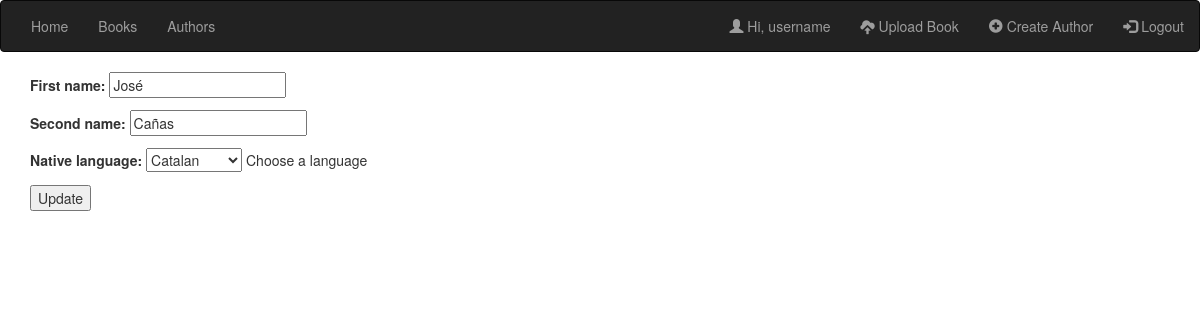
The page /author/update/1 (signed in) on the database its author committed.
### catalog/models.py (models this page shows, shortened)
class Author(models.Model):
    first_name = models.CharField(max_length=32)
    second_name = models.CharField(max_length=32)
    native_language = models.ForeignKey(Language, on_delete=models.SET_NULL, null=True,
                                           help_text="Choose a language")
    user = models.ForeignKey(User, default=1, on_delete=models.CASCADE)

### catalog/views.py (the view)
# urls.py: path('author/update/<int:pk>', views.AuthorUpdate.as_view(), name='author_update'),
class AuthorUpdate(LoginRequiredMixin,CheckIsOwnerMixin,generic.UpdateView):
    template_name = 'changes/UpdateAuthor.html'
    model = Author
    fields = ['first_name','second_name','native_language']

### catalog/models.py (called while the page is built)
    def __str__(self):
        return self.language

### catalog/views.py (called while the page is built)
    def get_object(self, *args, **kwargs):
        obj = super(CheckIsOwnerMixin, self).get_object(*args, **kwargs)
        if not obj.user == self.request.user:
            raise PermissionDenied
        return obj

### templates/changes/UpdateAuthor.html (shortened to what this page needs)
{% extends 'generic.html' %}
{% block content %}
<div class="container">
        <div class="list-group">
            {% if user == author.user %}
                <form method="post" enctype="multipart/form-data">{% csrf_token %}
                {{ form.as_p }}
                <input type="submit" value="Update">
                </form>
            {% else %}
                <h1>You don't have edit permissions</h1>
            {% endif %}
          </div>
    </div>
{% endblock %}

### templates/generic.html (shortened to what this page needs)
<!DOCTYPE html>
<html lang="en">
<head>
    <link rel="stylesheet" href="https://maxcdn.bootstrapcdn.com/bootstrap/3.4.0/css/bootstrap.min.css">
    {% load static %}
</head>
<body>
        <nav class="navbar navbar-inverse">
            <div class="container-fluid">
                <ul class="nav navbar-nav">
                    <li><a href="{% url 'index' %}">Home</a></li>
                    <li><a href="{% url 'all_books' %}">Books</a></li>
                    <li><a href="{% url 'author' %}">Authors</a></li>
                </ul>
                <ul class="nav navbar-nav navbar-right">
                    {% if user.is_authenticated %}
                        <li><a href="#"><span class="glyphicon glyphicon-user"></span> Hi, {{ user.username }}</a></li>
                        <li><a href="{% url 'book_create' %}"><span class="glyphicon glyphicon-cloud-upload"></span> Upload Book</a></li>
                        <li><a href="{% url 'author_create' %}"><span class="glyphicon glyphicon-plus-sign"></span> Create Author</a></li>
                        <li><a href="{% url 'logout' %}"><span class="glyphicon glyphicon-log-in"></span> Logout</a></li>
                    {% else %}
                        <li><a href="{% url 'signup' %}"><span class="glyphicon glyphicon-user"></span> Sign Up</a></li>
                        <li><a href="{% url 'login' %}"><span class="glyphicon glyphicon-log-in"></span> Login</a></li>
                    {% endif %}
                </ul>
            </div>
        </nav>
        {% block content %}{% endblock %}
</body>
</html>

### rows shown on the page
Author: first_name "José", second_name "Cañas", native_language "Catalan"

### other values the page prints
{{ user.username }} "username"
